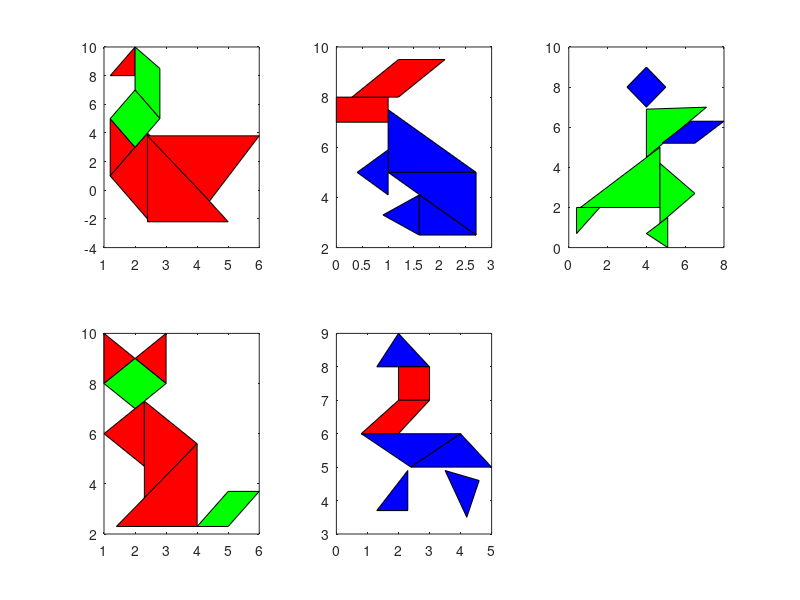

This figure's MATLAB source:
subplot(2,3,1)
x = [1.2 1.2 1.2 2.4 4.4; 2.0 1.2 2.4 2.4 6.0; 2.0 2.0 2.4 5.0 2.4]
y = [8.0 5.0 1.0 4.0 -0.75; 10.0 1.0 4.0 -2.2 3.8; 8.0 3.0 -2.0 -2.2 3.8]
x1 = [2.0 2.0; 2.8 1.2; 2.8 2.0; 2.0 2.8 ]
y1 = [10.0 7.0; 8.5 5.0; 5.0 3.0; 7.0 5.0 ]
fill(x, y, 'r', x1, y1, 'g')

subplot(2,3,2)
x = [1.0 2.7 2.7 1.6 1.0 ; 2.7 2.7 1.6 1.6 1.0 ; 1.0 1.0 1.6 0.9 0.4 ]
y = [7.5 5.0 2.5 2.5 4.1 ; 5.0 2.5 2.5 4.1 5.9 ; 5.0 5.0 4.1 3.3 5.0 ]
x1 = [0 0.3 ; 1 1.2 ; 1 2.1 ; 0 1.2 ]
y1 = [8.0 8.0 ; 8.0 9.5 ; 7.0 9.5 ; 7.0 8.0 ]
fill(x, y, 'b', x1, y1, 'r')

subplot(2,3,3)
x = [4.0 4.7 4.7 5.1 1.6 ; 7.1 4.7 4.7 5.1 0.4 ; 4.0 0.6 6.5 4.0 0.4 ]
y = [6.9 5.0 4.2 1.5 2.0 ; 7.0 2.0 1.2 0.0 2.0 ; 4.5 2.0 2.7 0.7 0.7 ]
x1 = [3.0 4.8 ; 4.0 6.5 ; 5.0 8.0 ; 4.0 6.3 ]
y1 = [8.0 5.2 ; 9.0 5.2 ; 8.0 6.3 ; 7.0 6.3 ]
fill(x, y, 'g', x1, y1, 'b')

subplot(2,3,4)
x = [2.0 1.0 1.0 2.3 4.0 ; 3.0 1.0 2.3 2.3 4.0 ; 3.0 2.0 2.3 4.0 1.4 ]
y = [9.0 8.0 6.0 7.3 5.6 ; 10.0 10.0 4.7 3.4 2.3 ; 8.0 9.0 7.3 5.6 2.3 ]
x1 = [2.0 4.0 ; 1.0 5.0 ; 2.0 6.0 ; 3.0 5.0 ]
y1 = [9.0 2.3 ; 8.0 2.3 ; 7.0 3.7 ; 8.0 3.7 ]
fill(x, y, 'r', x1, y1, 'g')

subplot(2,3,5)
x = [1.3 0.8 4.0 3.5 2.3 ; 2.0 4.0 2.4 4.6 2.3 ; 3.0 2.4 5.0 4.2 1.3 ]
y = [8.0 6.0 6.0 4.9 4.9 ; 9.0 6.0 5.0 4.6 3.7 ; 8.0 5.0 5.0 3.5 3.7 ]
x1 = [2.0 2.0 ; 3.0 3.0 ; 3.0 2.0 ; 2.0 0.8 ]
y1 = [8.0 7.0 ; 8.0 7.0 ; 7.0 6.0 ; 7.0 6.0 ]
fill(x, y, 'b', x1, y1, 'r')
